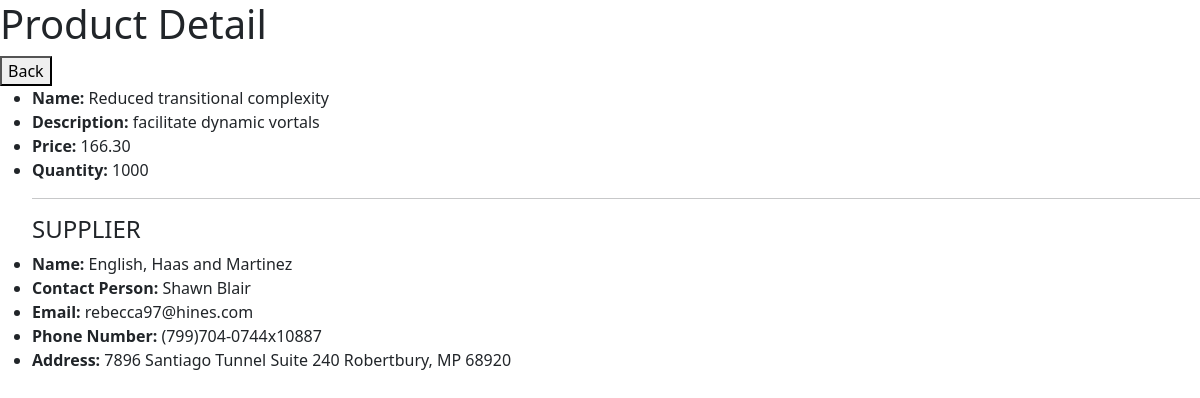
/inventory/93/ (signed in), run on an earlier commit of the app's database.
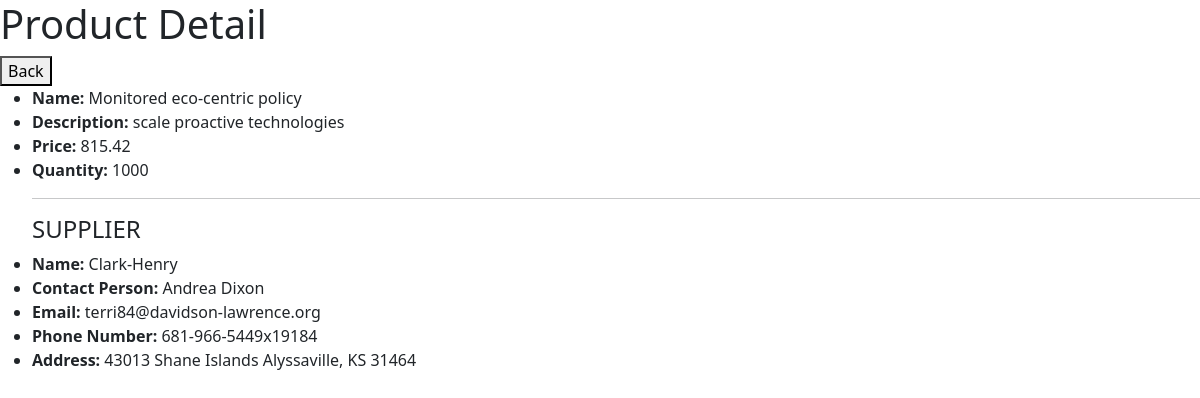
And on a later commit of the database.
### inventories/models.py (models this page shows, shortened)
class Product(models.Model):
    name = models.CharField(max_length=100)
    description = models.TextField()
    price = models.DecimalField(max_digits=10, decimal_places=2)
    quantity = models.IntegerField()
    supplier = models.ForeignKey(Supplier, on_delete=models.CASCADE)

class Supplier(models.Model):
    name = models.CharField(max_length=100)
    contact_person = models.CharField(max_length=100)
    email = models.EmailField()
    phone_number = models.CharField(max_length=20)
    address = models.TextField()

### inventories/views.py (the view)
# urls.py: path('inventory/<int:pk>/', ProductDetailView.as_view(), name='detail-product'),
class ProductDetailView(PermissionRequiredMixin, DetailView):
    permission_required = ['inventories.view_product', ]
    template_name = 'product-detail.html'
    model = Product
    def get_queryset(self):
        queryset = super().get_queryset()
        queryset = queryset.select_related('supplier')
        return queryset

### templates/product-detail.html (shortened to what this page needs)
{% extends 'base.html' %}
{% block body %}
    <h1>Product Detail</h1>
    <a href="{% url 'list-products' %}">
        <button>Back</button>
    </a>
    <ul>
        <li><strong>Name:</strong> {{ object.name }}</li>
        <li><strong>Description:</strong> {{ object.description }}</li>
        <li><strong>Price:</strong> {{ object.price }}</li>
        <li><strong>Quantity:</strong> {{ object.quantity }}</li>
        <hr>
        <h4>SUPPLIER</h4>
        <li><strong>Name:</strong> {{ object.supplier.name }}</li>
        <li><strong>Contact Person:</strong> {{ object.supplier.contact_person }}</li>
        <li><strong>Email:</strong> {{ object.supplier.email }}</li>
        <li><strong>Phone Number:</strong> {{ object.supplier.phone_number }}</li>
        <li><strong>Address:</strong> {{ object.supplier.address }}</li>
    </ul>
{% endblock body %}

### templates/base.html (shortened to what this page needs)
<!DOCTYPE html>
<html lang="en">
<head>
    <link rel="stylesheet" type="text/css" href="https://cdn.datatables.net/1.10.24/css/jquery.dataTables.css">
    <link rel="stylesheet" href="https://cdn.jsdelivr.net/npm/bootstrap@5.3.3/dist/css/bootstrap.min.css"
>
</head>
<body>
{% block body %}
{% endblock body %}
</body>
</html>

What changed in the data, as far as the page shows it:
changed Product: name "Reduced transitional complexity" → "Monitored eco-centric policy"; description "facilitate dynamic vortals" → "scale proactive technologies"; price "166.30" → "815.42"; supplier.name "English, Haas and Martinez" → "Clark-Henry"; supplier.contact_person "Shawn Blair" → "Andrea Dixon"; supplier.email "rebecca97@hines.com" → "terri84@davidson-lawrence.org"; supplier.phone_number "(799)704-0744x10887" → "681-966-5449x19184"; supplier.address "7896 Santiago Tunnel Suite 240 Robertbury, MP 68920" → "43013 Shane Islands Alyssaville, KS 31464"
